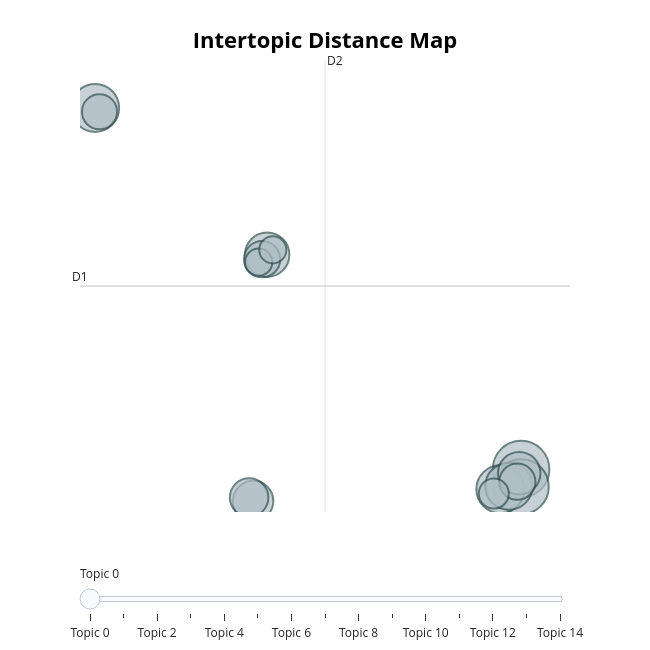

Here is the notebook cell this chart was saved with:
### Markdown cell above
### Visualizing

### Code cell
topic_model.visualize_topics(custom_labels=True)             # scatter of topics in 2-D

### Figure 1 — Plotly figure (JSON) as saved in the notebook; plotly's stock layout.template omitted (floating-point values rounded to 4 significant figures)
{"data": [{"customdata": [[0, "Oci", 39], [1, "Esports", 37], [2, "Acord d'Associació", 28], [3, "Habitatge", 28], [4, "Nacions Unides", 27], [5, "Pensions", 24], [6, "Català", 22], [7, "Drets de les Dones", 20], [8, "Salut Mental", 18], [9, "Setmana del Llibre", 16], [10, "Economia", 16], [11, "Habitatge 2", 15], [12, "Política / Eleccions", 11], [13, "Temps / Vacances", 9], [14, "?", 9]], "hovertemplate": "<b>Topic %{customdata[0]}</b><br>%{customdata[1]}<br>Size: %{customdata[2]}", "legendgroup": "", "marker": {"color": "#B0BEC5", "line": {"color": "DarkSlateGrey", "width": 2}, "size": [39, 37, 28, 28, 27, 24, 22, 20, 18, 16, 16, 15, 11, 9, 9], "sizemode": "area", "sizeref": 0.02438, "symbol": "circle"}, "mode": "markers", "name": "", "orientation": "v", "showlegend": false, "type": "scatter", "x": [18.57, 18.58, 17.38, -5.765, 17.87, 4.063, 18.46, 3.258, 3.032, 18.35, 3.772, -5.515, 17.01, 3.578, 4.384], "xaxis": "x", "y": [-2.702, -3.844, -4.004, 20.82, -3.813, 11.26, -2.972, -4.777, -4.551, -3.522, 10.97, 20.57, -4.292, 10.78, 11.58], "yaxis": "y"}], "layout": {"annotations": [{"showarrow": false, "text": "D1", "x": -6.629, "y": 9.227, "yshift": 10}, {"showarrow": false, "text": "D2", "x": 7.366, "xshift": 10, "y": 23.95}], "height": 650, "hoverlabel": {"bgcolor": "white", "font": {"family": "Rockwell", "size": 16}}, "legend": {"itemsizing": "constant", "tracegroupgap": 0}, "margin": {"t": 60}, "shapes": [{"line": {"color": "#CFD8DC", "width": 2}, "type": "line", "x0": 7.366, "x1": 7.366, "y0": -5.494, "y1": 23.95}, {"line": {"color": "#9E9E9E", "width": 2}, "type": "line", "x0": -6.629, "x1": 21.36, "y0": 9.227, "y1": 9.227}], "sliders": [{"active": 0, "pad": {"t": 50}, "steps": [{"args": [{"marker.color": [["red", "#B0BEC5", "#B0BEC5", "#B0BEC5", "#B0BEC5", "#B0BEC5", "#B0BEC5", "#B0BEC5", "#B0BEC5", "#B0BEC5", "#B0BEC5", "#B0BEC5", "#B0BEC5", "#B0BEC5", "#B0BEC5"]]}], "label": "Topic 0", "method": "update"}, {"args": [{"marker.color": [["#B0BEC5", "red", "#B0BEC5", "#B0BEC5", "#B0BEC5", "#B0BEC5", "#B0BEC5", "#B0BEC5", "#B0BEC5", "#B0BEC5", "#B0BEC5", "#B0BEC5", "#B0BEC5", "#B0BEC5", "#B0BEC5"]]}], "label": "Topic 1", "method": "update"}, {"args": [{"marker.color": [["#B0BEC5", "#B0BEC5", "red", "#B0BEC5", "#B0BEC5", "#B0BEC5", "#B0BEC5", "#B0BEC5", "#B0BEC5", "#B0BEC5", "#B0BEC5", "#B0BEC5", "#B0BEC5", "#B0BEC5", "#B0BEC5"]]}], "label": "Topic 2", "method": "update"}, {"args": [{"marker.color": [["#B0BEC5", "#B0BEC5", "#B0BEC5", "red", "#B0BEC5", "#B0BEC5", "#B0BEC5", "#B0BEC5", "#B0BEC5", "#B0BEC5", "#B0BEC5", "#B0BEC5", "#B0BEC5", "#B0BEC5", "#B0BEC5"]]}], "label": "Topic 3", "method": "update"}, {"args": [{"marker.color": [["#B0BEC5", "#B0BEC5", "#B0BEC5", "#B0BEC5", "red", "#B0BEC5", "#B0BEC5", "#B0BEC5", "#B0BEC5", "#B0BEC5", "#B0BEC5", "#B0BEC5", "#B0BEC5", "#B0BEC5", "#B0BEC5"]]}], "label": "Topic 4", "method": "update"}, {"args": [{"marker.color": [["#B0BEC5", "#B0BEC5", "#B0BEC5", "#B0BEC5", "#B0BEC5", "red", "#B0BEC5", "#B0BEC5", "#B0BEC5", "#B0BEC5", "#B0BEC5", "#B0BEC5", "#B0BEC5", "#B0BEC5", "#B0BEC5"]]}], "label": "Topic 5", "method": "update"}, {"args": [{"marker.color": [["#B0BEC5", "#B0BEC5", "#B0BEC5", "#B0BEC5", "#B0BEC5", "#B0BEC5", "red", "#B0BEC5", "#B0BEC5", "#B0BEC5", "#B0BEC5", "#B0BEC5", "#B0BEC5", "#B0BEC5", "#B0BEC5"]]}], "label": "Topic 6", "method": "update"}, {"args": [{"marker.color": [["#B0BEC5", "#B0BEC5", "#B0BEC5", "#B0BEC5", "#B0BEC5", "#B0BEC5", "#B0BEC5", "red", "#B0BEC5", "#B0BEC5", "#B0BEC5", "#B0BEC5", "#B0BEC5", "#B0BEC5", "#B0BEC5"]]}], "label": "Topic 7", "method": "update"}, {"args": [{"marker.color": [["#B0BEC5", "#B0BEC5", "#B0BEC5", "#B0BEC5", "#B0BEC5", "#B0BEC5", "#B0BEC5", "#B0BEC5", "red", "#B0BEC5", "#B0BEC5", "#B0BEC5", "#B0BEC5", "#B0BEC5", "#B0BEC5"]]}], "label": "Topic 8", "method": "update"}, {"args": [{"marker.color": [["#B0BEC5", "#B0BEC5", "#B0BEC5", "#B0BEC5", "#B0BEC5", "#B0BEC5", "#B0BEC5", "#B0BEC5", "#B0BEC5", "red", "#B0BEC5", "#B0BEC5", "#B0BEC5", "#B0BEC5", "#B0BEC5"]]}], "label": "Topic 9", "method": "update"}, {"args": [{"marker.color": [["#B0BEC5", "#B0BEC5", "#B0BEC5", "#B0BEC5", "#B0BEC5", "#B0BEC5", "#B0BEC5", "#B0BEC5", "#B0BEC5", "#B0BEC5", "red", "#B0BEC5", "#B0BEC5", "#B0BEC5", "#B0BEC5"]]}], "label": "Topic 10", "method": "update"}, {"args": [{"marker.color": [["#B0BEC5", "#B0BEC5", "#B0BEC5", "#B0BEC5", "#B0BEC5", "#B0BEC5", "#B0BEC5", "#B0BEC5", "#B0BEC5", "#B0BEC5", "#B0BEC5", "red", "#B0BEC5", "#B0BEC5", "#B0BEC5"]]}], "label": "Topic 11", "method": "update"}, {"args": [{"marker.color": [["#B0BEC5", "#B0BEC5", "#B0BEC5", "#B0BEC5", "#B0BEC5", "#B0BEC5", "#B0BEC5", "#B0BEC5", "#B0BEC5", "#B0BEC5", "#B0BEC5", "#B0BEC5", "red", "#B0BEC5", "#B0BEC5"]]}], "label": "Topic 12", "method": "update"}, {"args": [{"marker.color": [["#B0BEC5", "#B0BEC5", "#B0BEC5", "#B0BEC5", "#B0BEC5", "#B0BEC5", "#B0BEC5", "#B0BEC5", "#B0BEC5", "#B0BEC5", "#B0BEC5", "#B0BEC5", "#B0BEC5", "red", "#B0BEC5"]]}], "label": "Topic 13", "method": "update"}, {"args": [{"marker.color": [["#B0BEC5", "#B0BEC5", "#B0BEC5", "#B0BEC5", "#B0BEC5", "#B0BEC5", "#B0BEC5", "#B0BEC5", "#B0BEC5", "#B0BEC5", "#B0BEC5", "#B0BEC5", "#B0BEC5", "#B0BEC5", "red"]]}], "label": "Topic 14", "method": "update"}]}], "title": {"font": {"color": "Black", "size": 22}, "text": "<b>Intertopic Distance Map</b>", "x": 0.5, "xanchor": "center", "y": 0.95, "yanchor": "top"}, "width": 650, "xaxis": {"anchor": "y", "domain": [0, 1], "range": [-6.629, 21.36], "title": {"text": ""}, "visible": false}, "yaxis": {"anchor": "x", "domain": [0, 1], "range": [-5.494, 23.95], "title": {"text": ""}, "visible": false}}}
